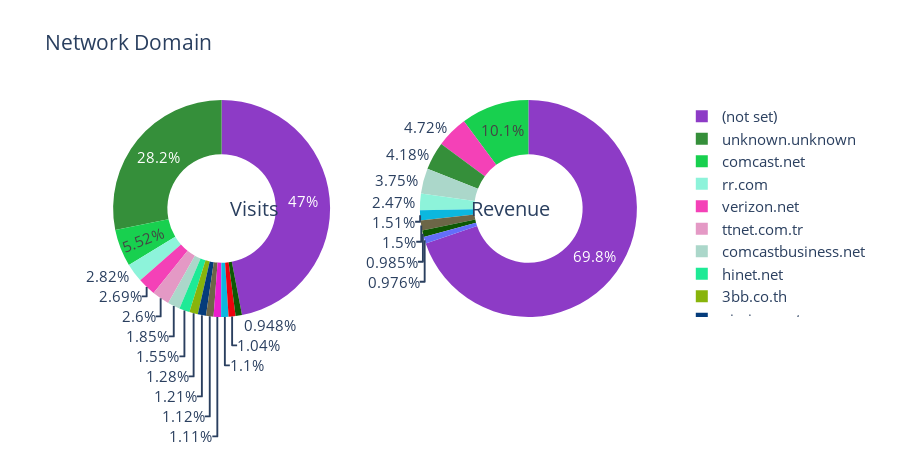

Source (notebook cell):
### Markdown cell above
## Let's See the NetWork Domain
- I will plot visits and revenues by each category, including the non-set and unknown accesses and revenues.

### Code cell
PieChart('geoNetwork.networkDomain', "Network Domain")

### Figure 1 — Plotly figure (JSON) as saved in the notebook; plotly's stock layout.template omitted (floating-point values rounded to 4 significant figures)
{"data": [{"domain": {"x": [0, 0.48]}, "hole": 0.5, "hoverinfo": "label+percent+name", "labels": ["(not set)", "unknown.unknown", "comcast.net", "rr.com", "verizon.net", "ttnet.com.tr", "comcastbusiness.net", "hinet.net", "3bb.co.th", "virginm.net", "cox.net", "prod-infinitum.com.mx", "sbcglobal.net", "btcentralplus.com", "optonline.net"], "marker": {"colors": ["#8D3BC6", "#358F3A", "#18D04F", "#8DF3DA", "#F441B7", "#E499C5", "#ABD7CA", "#1EEA96", "#88B40B", "#053C7B", "#6C6647", "#EB1ECC", "#0CB7DF", "#EC030D", "#0E5804", "#99F3F3", "#3CF6FA", "#EE20C6", "#B5DBCB", "#D7412A"]}, "name": "% Acesses", "showlegend": true, "type": "pie", "values": [17060, 10230, 2005, 1023, 977, 943, 672, 564, 463, 440, 407, 403, 399, 376, 344]}, {"domain": {"x": [0.52, 1]}, "hole": 0.5, "hoverinfo": "label+percent+name", "labels": ["(not set)", "comcast.net", "verizon.net", "unknown.unknown", "comcastbusiness.net", "rr.com", "sbcglobal.net", "cox.net", "optonline.net", "qwest.net"], "name": "% Revenue", "showlegend": false, "type": "pie", "values": [8714.0, 1265.0, 590.1, 522.2, 468.9, 308.1, 188.0, 187.9, 123.0, 121.9]}], "layout": {"annotations": [{"font": {"size": 20}, "showarrow": false, "text": "Visits", "x": 0.25, "y": 0.5}, {"font": {"size": 20}, "showarrow": false, "text": "Revenue", "x": 0.8, "y": 0.5}], "font": {"size": 15}, "height": 450, "title": {"text": "Network Domain"}}}
